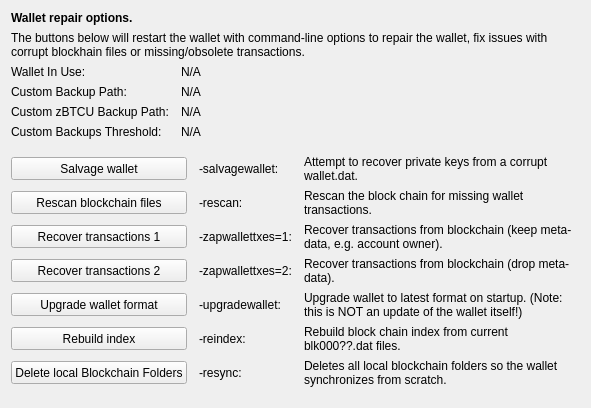
     <widget class="QWidget" name="tab_repair">
      <attribute name="title">
       <string>&amp;Wallet Repair</string>
      </attribute>
      <layout class="QGridLayout" name="gridLayout_4" columnstretch="0,0,0,0">
       <property name="horizontalSpacing">
        <number>12</number>
       </property>
       <item row="0" column="0" colspan="4">
        <widget class="QLabel" name="label_repair_header">
         <property name="font">
          <font>
           <weight>75</weight>
           <bold>true</bold>
          </font>
         </property>
         <property name="text">
          <string>Wallet repair options.</string>
         </property>
        </widget>
       </item>
       <item row="1" column="0" colspan="4">
        <widget class="QLabel" name="label_repair_helptext">
         <property name="font">
          <font>
           <weight>50</weight>
           <bold>false</bold>
          </font>
         </property>
         <property name="text">
          <string>The buttons below will restart the wallet with command-line options to repair the wallet, fix issues with corrupt blockhain files or missing/obsolete transactions.</string>
         </property>
         <property name="wordWrap">
          <bool>true</bool>
         </property>
        </widget>
       </item>
       <item row="2" column="0">
        <widget class="QLabel" name="wallet_path_label">
         <property name="text">
          <string>Wallet In Use:</string>
         </property>
        </widget>
       </item>
       <item row="2" column="1" colspan="3">
        <widget class="QLabel" name="wallet_path">
         <property name="cursor">
          <cursorShape>IBeamCursor</cursorShape>
         </property>
         <property name="text">
          <string>N/A</string>
         </property>
         <property name="textFormat">
          <enum>Qt::PlainText</enum>
         </property>
         <property name="textInteractionFlags">
          <set>Qt::LinksAccessibleByMouse|Qt::TextSelectableByKeyboard|Qt::TextSelectableByMouse</set>
         </property>
        </widget>
       </item>
       <item row="3" column="0">
        <widget class="QLabel" name="wallet_custombackuppath_label">
         <property name="visible">
          <bool>false</bool>
         </property>
         <property name="text">
          <string>Custom Backup Path:</string>
         </property>
        </widget>
       </item>
       <item row="3" column="1" colspan="3">
        <widget class="QLabel" name="wallet_custombackuppath">
         <property name="cursor">
          <cursorShape>IBeamCursor</cursorShape>
         </property>
         <property name="visible">
          <bool>false</bool>
         </property>
         <property name="text">
          <string>N/A</string>
         </property>
         <property name="textFormat">
          <enum>Qt::PlainText</enum>
         </property>
         <property name="textInteractionFlags">
          <set>Qt::LinksAccessibleByMouse|Qt::TextSelectableByKeyboard|Qt::TextSelectableByMouse</set>
         </property>
        </widget>
       </item>
       <item row="4" column="0">
        <widget class="QLabel" name="wallet_customzbtcubackuppath_label">
         <property name="visible">
          <bool>false</bool>
         </property>
         <property name="text">
          <string>Custom zBTCU Backup Path:</string>
         </property>
        </widget>
       </item>
       <item row="4" column="1" colspan="3">
        <widget class="QLabel" name="wallet_customzbtcubackuppath">
         <property name="cursor">
          <cursorShape>IBeamCursor</cursorShape>
         </property>
         <property name="visible">
          <bool>false</bool>
         </property>
         <property name="text">
          <string>N/A</string>
         </property>
         <property name="textFormat">
          <enum>Qt::PlainText</enum>
         </property>
         <property name="textInteractionFlags">
          <set>Qt::LinksAccessibleByMouse|Qt::TextSelectableByKeyboard|Qt::TextSelectableByMouse</set>
         </property>
        </widget>
       </item>
       <item row="5" column="0">
        <widget class="QLabel" name="wallet_custombackupthreshold_label">
         <property name="visible">
          <bool>false</bool>
         </property>
         <property name="text">
          <string>Custom Backups Threshold:</string>
         </property>
        </widget>
       </item>
       <item row="5" column="1" colspan="3">
        <widget class="QLabel" name="wallet_custombackupthreshold">
         <property name="cursor">
          <cursorShape>IBeamCursor</cursorShape>
         </property>
         <property name="visible">
          <bool>false</bool>
         </property>
         <property name="text">
          <string>N/A</string>
         </property>
         <property name="textFormat">
          <enum>Qt::PlainText</enum>
         </property>
         <property name="textInteractionFlags">
          <set>Qt::LinksAccessibleByMouse|Qt::TextSelectableByKeyboard|Qt::TextSelectableByMouse</set>
         </property>
        </widget>
       </item>
       <item row="6" column="0">
        <spacer name="verticalSpacer_repair1">
         <property name="orientation">
          <enum>Qt::Vertical</enum>
         </property>
         <property name="sizeHint" stdset="0">
          <size>
           <width>10</width>
           <height>10</height>
          </size>
         </property>
        </spacer>
       </item>
       <item row="7" column="0" colspan="2">
        <widget class="QPushButton" name="btn_salvagewallet">
         <property name="minimumSize">
          <size>
           <width>100</width>
           <height>23</height>
          </size>
         </property>
         <property name="text">
          <string>Salvage wallet</string>
         </property>
        </widget>
       </item>
       <item row="7" column="2">
        <widget class="QLabel" name="label_repair_salvage_command">
         <property name="text">
          <string notr="true">-salvagewallet:</string>
         </property>
        </widget>
       </item>
       <item row="7" column="3">
        <widget class="QLabel" name="label_repair_salvage">
         <property name="text">
          <string>Attempt to recover private keys from a corrupt wallet.dat.</string>
         </property>
         <property name="wordWrap">
          <bool>true</bool>
         </property>
        </widget>
       </item>
       <item row="8" column="0" colspan="2">
        <widget class="QPushButton" name="btn_rescan">
         <property name="minimumSize">
          <size>
           <width>100</width>
           <height>23</height>
          </size>
         </property>
         <property name="text">
          <string>Rescan blockchain files</string>
         </property>
        </widget>
       </item>
       <item row="8" column="2">
        <widget class="QLabel" name="label_repair_rescan_command">
         <property name="text">
          <string notr="true">-rescan:</string>
         </property>
        </widget>
       </item>
       <item row="8" column="3">
        <widget class="QLabel" name="label_repair_rescan">
         <property name="text">
          <string>Rescan the block chain for missing wallet transactions.</string>
         </property>
         <property name="wordWrap">
          <bool>true</bool>
         </property>
        </widget>
       </item>
       <item row="9" column="0" colspan="2">
        <widget class="QPushButton" name="btn_zapwallettxes1">
         <property name="minimumSize">
          <size>
           <width>100</width>
           <height>23</height>
          </size>
         </property>
         <property name="text">
          <string>Recover transactions 1</string>
         </property>
        </widget>
       </item>
       <item row="9" column="2">
        <widget class="QLabel" name="label_repair_zap1_command">
         <property name="text">
          <string notr="true">-zapwallettxes=1:</string>
         </property>
        </widget>
       </item>
       <item row="9" column="3">
        <widget class="QLabel" name="label_repair_zap1">
         <property name="text">
          <string>Recover transactions from blockchain (keep meta-data, e.g. account owner).</string>
         </property>
         <property name="wordWrap">
          <bool>true</bool>
         </property>
        </widget>
       </item>
       <item row="10" column="0" colspan="2">
        <widget class="QPushButton" name="btn_zapwallettxes2">
         <property name="minimumSize">
          <size>
           <width>100</width>
           <height>23</height>
          </size>
         </property>
         <property name="text">
          <string>Recover transactions 2</string>
         </property>
        </widget>
       </item>
       <item row="10" column="2">
        <widget class="QLabel" name="label_repair_zap2_command">
         <property name="text">
          <string notr="true">-zapwallettxes=2:</string>
         </property>
        </widget>
       </item>
       <item row="10" column="3">
        <widget class="QLabel" name="label_repair_zap2">
         <property name="text">
          <string>Recover transactions from blockchain (drop meta-data).</string>
         </property>
         <property name="wordWrap">
          <bool>true</bool>
         </property>
        </widget>
       </item>
       <item row="11" column="0" colspan="2">
        <widget class="QPushButton" name="btn_upgradewallet">
         <property name="minimumSize">
          <size>
           <width>100</width>
           <height>23</height>
          </size>
         </property>
         <property name="text">
          <string>Upgrade wallet format</string>
         </property>
        </widget>
       </item>
       <item row="11" column="2">
        <widget class="QLabel" name="label_repair_upgrade_command">
         <property name="text">
          <string notr="true">-upgradewallet:</string>
         </property>
        </widget>
       </item>
       <item row="11" column="3">
        <widget class="QLabel" name="label_repair_upgrade">
         <property name="text">
          <string>Upgrade wallet to latest format on startup. (Note: this is NOT an update of the wallet itself!)</string>
         </property>
         <property name="wordWrap">
          <bool>true</bool>
         </property>
        </widget>
       </item>
       <item row="12" column="0" colspan="2">
        <widget class="QPushButton" name="btn_reindex">
         <property name="minimumSize">
          <size>
           <width>100</width>
           <height>23</height>
          </size>
         </property>
         <property name="text">
          <string>Rebuild index</string>
         </property>
        </widget>
       </item>
       <item row="12" column="2">
        <widget class="QLabel" name="label_repair_reindex_command">
         <property name="text">
          <string notr="true">-reindex:</string>
         </property>
        </widget>
       </item>
       <item row="12" column="3">
        <widget class="QLabel" name="label_repair_reindex">
         <property name="text">
          <string>Rebuild block chain index from current blk000??.dat files.</string>
         </property>
         <property name="wordWrap">
          <bool>true</bool>
         </property>
        </widget>
       </item>
       <item row="13" column="0" colspan="2">
        <widget class="QPushButton" name="btn_resync">
         <property name="minimumSize">
          <size>
           <width>100</width>
           <height>23</height>
          </size>
         </property>
         <property name="text">
          <string>Delete local Blockchain Folders</string>
         </property>
        </widget>
       </item>
       <item row="13" column="2">
        <widget class="QLabel" name="label_repair_resync_command">
         <property name="text">
          <string>-resync:</string>
         </property>
        </widget>
       </item>
       <item row="13" column="3">
        <widget class="QLabel" name="label_repair_resync">
         <property name="text">
          <string>Deletes all local blockchain folders so the wallet synchronizes from scratch.</string>
         </property>
         <property name="wordWrap">
          <bool>true</bool>
         </property>
        </widget>
       </item>
       <item row="14" column="0">
        <spacer name="verticalSpacer_repair2">
         <property name="orientation">
          <enum>Qt::Vertical</enum>
         </property>
         <property name="sizeHint" stdset="0">
          <size>
           <width>20</width>
           <height>10</height>
          </size>
         </property>
        </spacer>
       </item>
      </layout>
     </widget>
